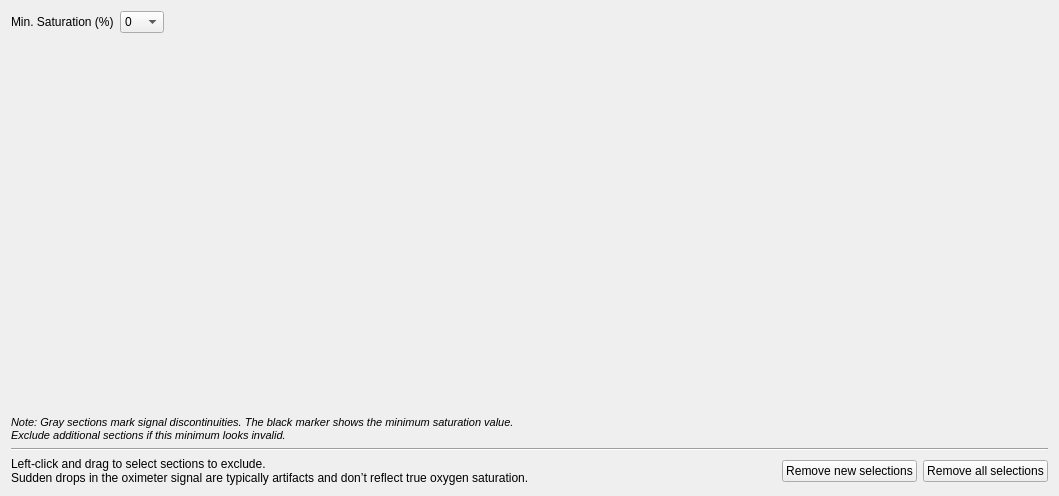
<?xml version="1.0" encoding="UTF-8"?>
<ui version="4.0">
 <class>OximeterView</class>
 <widget class="QWidget" name="OximeterView">
  <property name="geometry">
   <rect>
    <x>0</x>
    <y>0</y>
    <width>1059</width>
    <height>496</height>
   </rect>
  </property>
  <property name="windowTitle">
   <string>Form</string>
  </property>
  <layout class="QVBoxLayout" name="verticalLayout" stretch="0,1,0,0,0">
   <item>
    <layout class="QHBoxLayout" name="horizontalLayout_2" stretch="0,0,0,0,0">
     <item>
      <widget class="QLabel" name="label">
       <property name="text">
        <string>Min. Saturation (%)</string>
       </property>
      </widget>
     </item>
     <item>
      <widget class="QComboBox" name="ymin_comboBox">
       <item>
        <property name="text">
         <string>0</string>
        </property>
       </item>
       <item>
        <property name="text">
         <string>10</string>
        </property>
       </item>
       <item>
        <property name="text">
         <string>20</string>
        </property>
       </item>
       <item>
        <property name="text">
         <string>30</string>
        </property>
       </item>
       <item>
        <property name="text">
         <string>40</string>
        </property>
       </item>
       <item>
        <property name="text">
         <string>50</string>
        </property>
       </item>
       <item>
        <property name="text">
         <string>60</string>
        </property>
       </item>
       <item>
        <property name="text">
         <string>70</string>
        </property>
       </item>
       <item>
        <property name="text">
         <string>80</string>
        </property>
       </item>
       <item>
        <property name="text">
         <string>90</string>
        </property>
       </item>
      </widget>
     </item>
     <item>
      <spacer name="horizontalSpacer_3">
       <property name="orientation">
        <enum>Qt::Orientation::Horizontal</enum>
       </property>
       <property name="sizeType">
        <enum>QSizePolicy::Policy::Fixed</enum>
       </property>
       <property name="sizeHint" stdset="0">
        <size>
         <width>20</width>
         <height>20</height>
        </size>
       </property>
      </spacer>
     </item>
     <item>
      <widget class="QLabel" name="label_filename">
       <property name="text">
        <string/>
       </property>
      </widget>
     </item>
     <item>
      <spacer name="horizontalSpacer_2">
       <property name="orientation">
        <enum>Qt::Orientation::Horizontal</enum>
       </property>
       <property name="sizeHint" stdset="0">
        <size>
         <width>40</width>
         <height>20</height>
        </size>
       </property>
      </spacer>
     </item>
    </layout>
   </item>
   <item>
    <widget class="OximeterDrawArea" name="oximeter_draw_area" native="true"/>
   </item>
   <item>
    <widget class="QLabel" name="label_2">
     <property name="font">
      <font>
       <pointsize>8</pointsize>
       <italic>true</italic>
      </font>
     </property>
     <property name="text">
      <string>&lt;html&gt;&lt;head/&gt;&lt;body&gt;&lt;p&gt;&lt;i&gt;Note: Gray sections mark signal discontinuities. The black marker shows the minimum saturation value. &lt;br/&gt;Exclude additional sections if this minimum looks invalid.&lt;/i&gt;&lt;/p&gt;&lt;/body&gt;&lt;/html&gt;</string>
     </property>
     <property name="textFormat">
      <enum>Qt::TextFormat::RichText</enum>
     </property>
    </widget>
   </item>
   <item>
    <widget class="Line" name="line">
     <property name="orientation">
      <enum>Qt::Orientation::Horizontal</enum>
     </property>
    </widget>
   </item>
   <item>
    <layout class="QHBoxLayout" name="horizontalLayout">
     <item>
      <widget class="QLabel" name="label_3">
       <property name="text">
        <string>Left-click and drag to select sections to exclude.
Sudden drops in the oximeter signal are typically artifacts and don’t reflect true oxygen saturation.</string>
       </property>
      </widget>
     </item>
     <item>
      <spacer name="horizontalSpacer">
       <property name="orientation">
        <enum>Qt::Orientation::Horizontal</enum>
       </property>
       <property name="sizeHint" stdset="0">
        <size>
         <width>40</width>
         <height>20</height>
        </size>
       </property>
      </spacer>
     </item>
     <item>
      <widget class="QPushButton" name="remove_new_pushButton">
       <property name="toolTip">
        <string>Remove all new selections, keep the ones that we already saved.</string>
       </property>
       <property name="text">
        <string>Remove new selections</string>
       </property>
      </widget>
     </item>
     <item>
      <widget class="QPushButton" name="remove_all_pushButton">
       <property name="toolTip">
        <string>Remove all selections, including the ones that we already saved.</string>
       </property>
       <property name="text">
        <string>Remove all selections</string>
       </property>
      </widget>
     </item>
    </layout>
   </item>
  </layout>
 </widget>
 <customwidgets>
  <customwidget>
   <class>OximeterDrawArea</class>
   <extends>QWidget</extends>
   <header>OximeterDrawArea</header>
   <container>1</container>
  </customwidget>
 </customwidgets>
 <resources/>
 <connections>
  <connection>
   <sender>remove_all_pushButton</sender>
   <signal>clicked()</signal>
   <receiver>OximeterView</receiver>
   <slot>remove_all_clicked()</slot>
   <hints>
    <hint type="sourcelabel">
     <x>741</x>
     <y>469</y>
    </hint>
    <hint type="destinationlabel">
     <x>407</x>
     <y>247</y>
    </hint>
   </hints>
  </connection>
  <connection>
   <sender>remove_new_pushButton</sender>
   <signal>clicked()</signal>
   <receiver>OximeterView</receiver>
   <slot>remove_new_clicked()</slot>
   <hints>
    <hint type="sourcelabel">
     <x>602</x>
     <y>469</y>
    </hint>
    <hint type="destinationlabel">
     <x>407</x>
     <y>247</y>
    </hint>
   </hints>
  </connection>
  <connection>
   <sender>ymin_comboBox</sender>
   <signal>currentTextChanged(QString)</signal>
   <receiver>OximeterView</receiver>
   <slot>min_saturation_change()</slot>
   <hints>
    <hint type="sourcelabel">
     <x>153</x>
     <y>22</y>
    </hint>
    <hint type="destinationlabel">
     <x>407</x>
     <y>247</y>
    </hint>
   </hints>
  </connection>
 </connections>
 <slots>
  <slot>remove_new_clicked()</slot>
  <slot>remove_all_clicked()</slot>
  <slot>min_saturation_change()</slot>
 </slots>
</ui>
